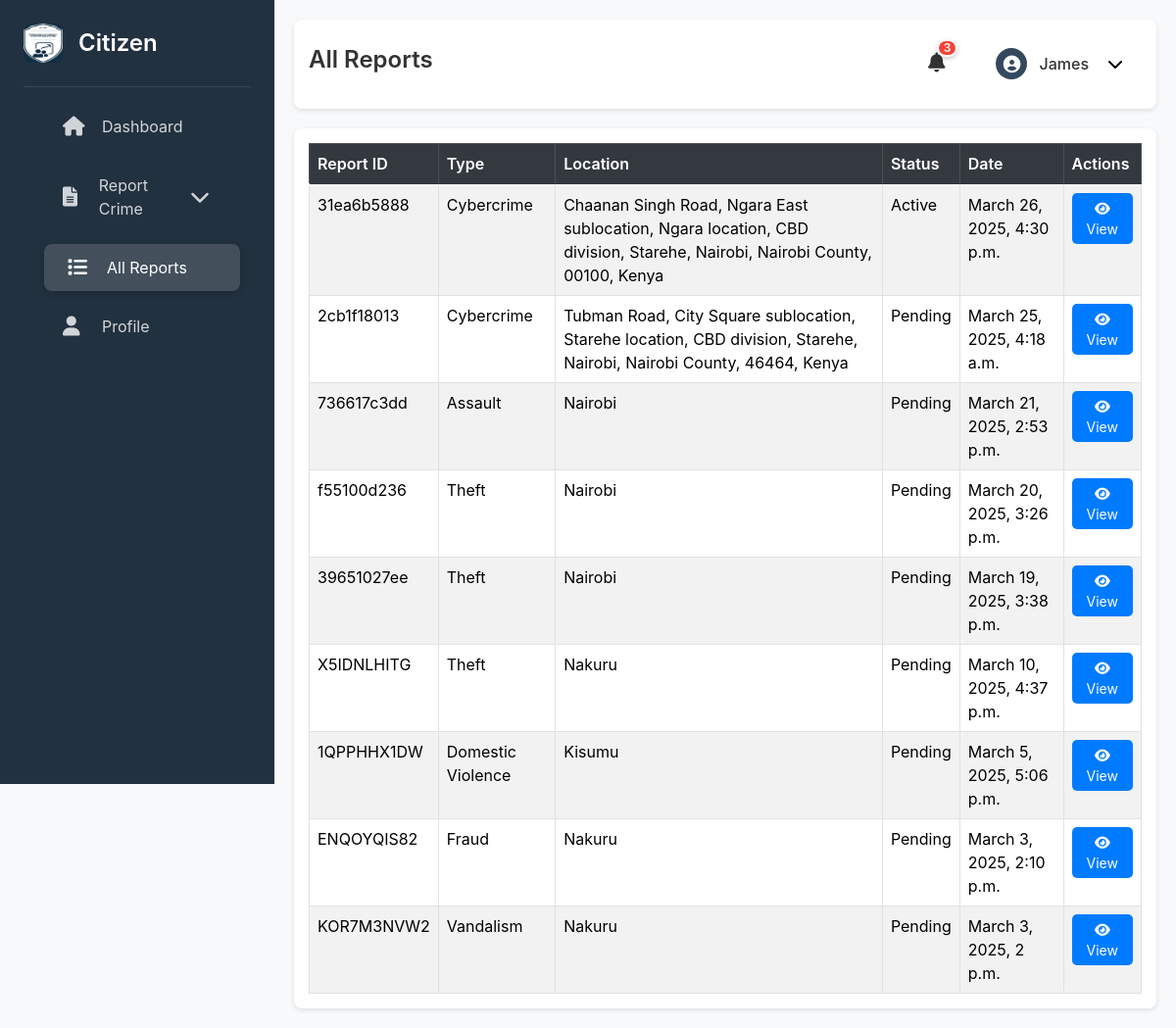
Before: /all-reports/ (signed in) with the older database file.
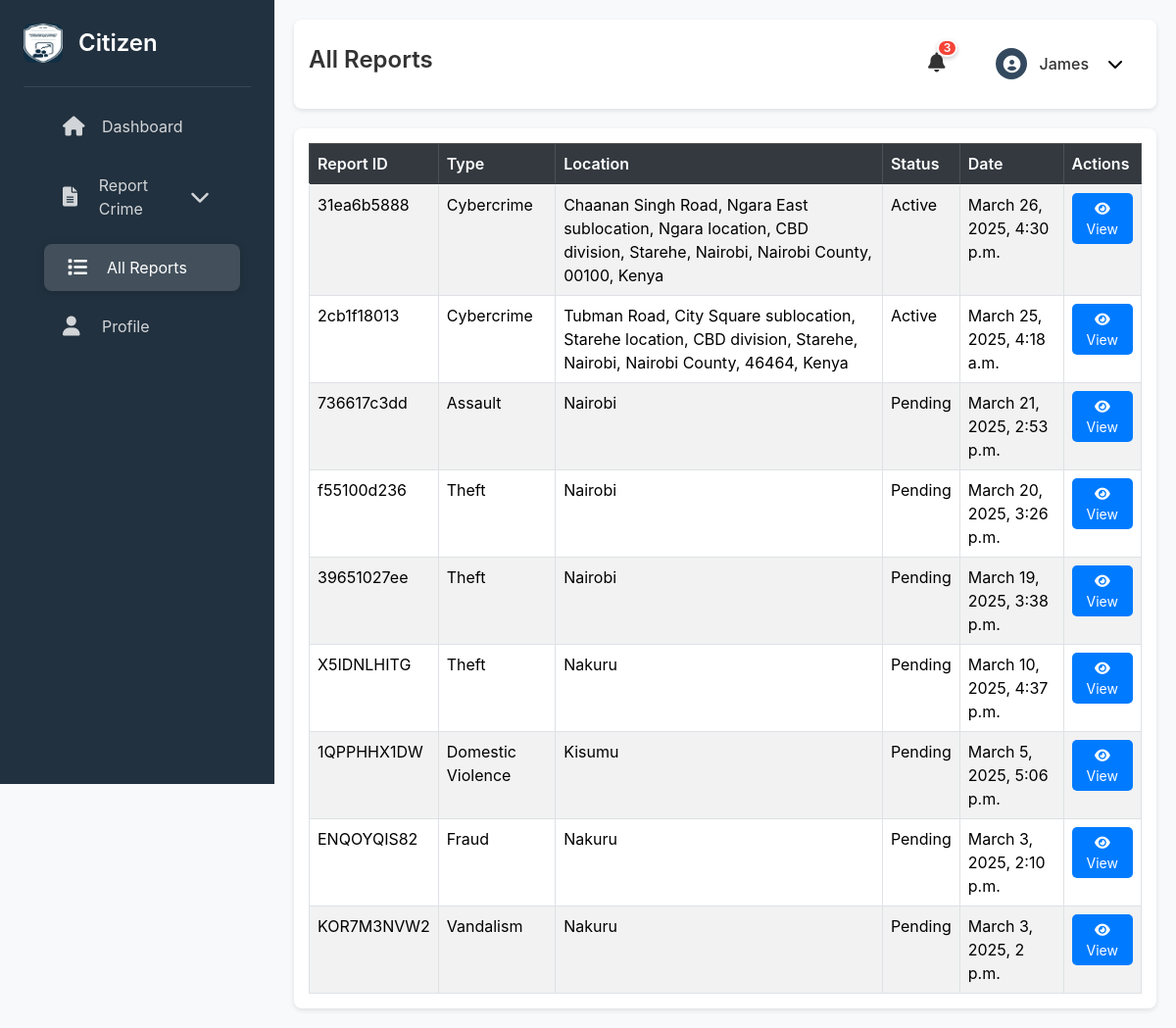
After: the same page with the newer database file.
### citizens/models.py (models this page shows, shortened)
class CrimeReport(models.Model):
    CRIME_TYPES = [
        ('Theft', 'Theft'),
        ('Assault', 'Assault'),
        ('Vandalism', 'Vandalism'),
        ('Fraud', 'Fraud'),
        ('Domestic Violence', 'Domestic Violence'),
        ('Cybercrime', 'Cybercrime'),
        ('Other', 'Other'),
    ]
    STATUS_CHOICES = [
        ("Pending", "Pending"),
        ("Active", "Active"),
        ("Resolved", "Resolved"),
    ]
    tracking_number = models.CharField(
        max_length=20,
        unique=True,
        default=uuid.uuid4().hex[:10],  # ✅ Generates a unique tracking number
        editable=False
    )
    status = models.CharField(max_length=10, choices=STATUS_CHOICES, default="Pending")
    user = models.ForeignKey("CustomUser", on_delete=models.CASCADE, null=True, blank=True)
    crime_type = models.CharField(max_length=50, choices=CRIME_TYPES)
    incident_datetime = models.DateTimeField(default=timezone.now)
    description = models.TextField()
    location = models.TextField()
    evidence = models.FileField(upload_to='evidence/', max_length=255, null=True, blank=True)
    contact_name = models.CharField(max_length=100, null=True, blank=True)
    contact_number = models.CharField(max_length=15, null=True, blank=True)
    contact_email = models.EmailField(null=True, blank=True)
    preferred_contact_method = models.CharField(
        max_length=10,
        choices=[('email', 'Email'), ('phone', 'Phone'), ('none', 'No contact needed')],
        default='none',
        blank=True
    )
    assigned_officer = models.ForeignKey(
        'PoliceUser', on_delete=models.SET_NULL, null=True, blank=True, related_name='assigned_cases'
    )

### citizens/views.py (the view)
# urls.py: path('all-reports/', all_reports, name='all_reports'),
@login_required
def all_reports(request):
    reports = CrimeReport.objects.filter(user=request.user).order_by('-incident_datetime')  # ✅ Only user's reports
    return render(request, "all_reports.html", {"reports": reports})

### citizens/templates/all_reports.html (shortened to what the changed rows need)
{% load static %}
<!DOCTYPE html>
<html lang="en">
<head>
    <link href="https://cdn.jsdelivr.net/npm/bootstrap@5.3.3/dist/css/bootstrap.min.css" rel="stylesheet">
    <link rel="stylesheet" href="https://cdnjs.cloudflare.com/ajax/libs/font-awesome/6.0.0/css/all.min.css">
    <link rel="stylesheet" href="{% static 'css/homepage.css' %}">
    <link rel="stylesheet" href="{% static 'css/reports.css' %}">
</head>
<body>
    <div class="app-container">
        <main class="main-content">
            <header class="content-header">
                <h1 class="dashboard">All Reports</h1>
            </header>
            <div class="content-body">
                <div class="table-responsive">
                    <table class="table table-bordered table-striped">
                        <thead class="table-dark">
                            <tr>
                                <th>Report ID</th>
                                <th>Type</th>
                                <th>Location</th>
                                <th>Status</th>
                                <th>Date</th>
                                <th>Actions</th>
                            </tr>
                        </thead>
                        <tbody>
                            {% for report in reports %}
                            <tr>
                                <td>{{ report.tracking_number }}</td>
                                <td>{{ report.crime_type }}</td>
                                <td>{{ report.location }}</td>
                                <td>{{ report.status }}</td>
                                <td>{{ report.incident_datetime }}</td>
                                <td>
                                    <button class="btn btn-sm btn-primary view-report-btn"
                                            data-id="{{ report.tracking_number }}"
                                            onclick="viewReport('{{ report.tracking_number }}')">
                                        <i class="fas fa-eye"></i> View
                                    </button>
                                </td>
                            </tr>
                            {% empty %}
                            <tr>
                                <td colspan="6" class="text-center">No reports available.</td>
                            </tr>
                            {% endfor %}
                        </tbody>
                    </table>
                </div>
            </div>
        </main>
    </div>
</body>
</html>

Changed rows visible on the page:
changed CrimeReport "2cb1f18013": status "Pending" → "Active"
